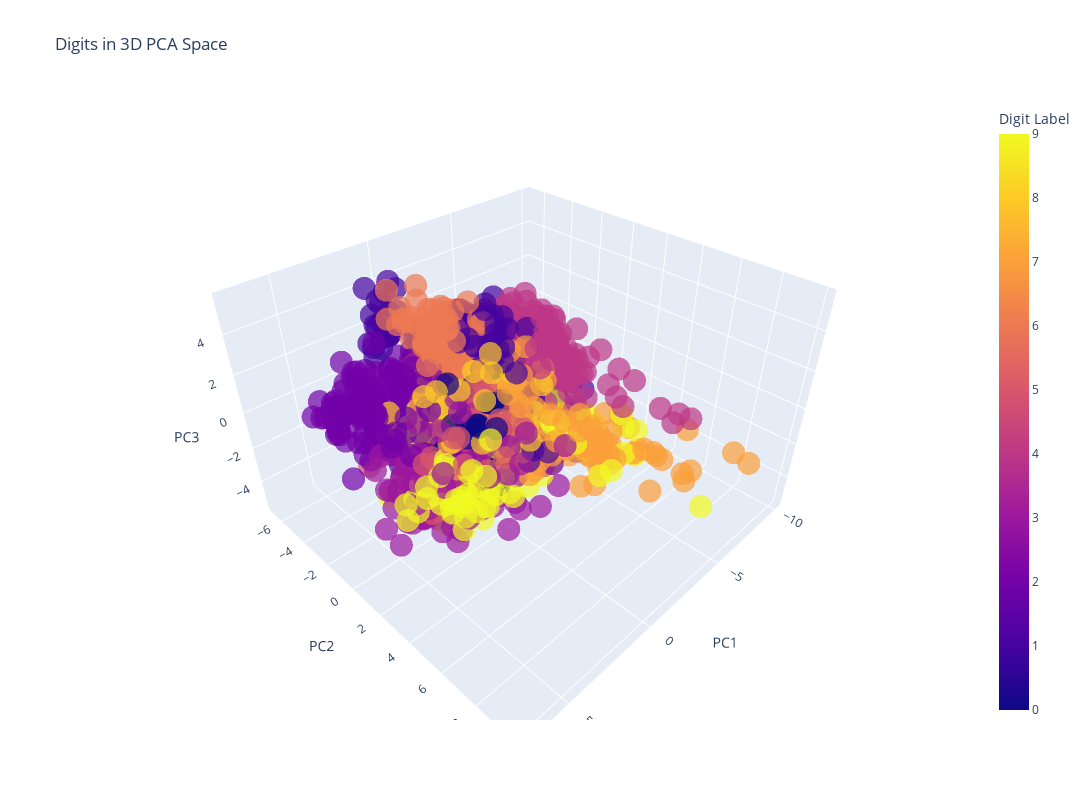

Notebook code for this chart:
### Markdown cell above
### Interactive 3D PCA Plot with Plotly

The plot below displays the digit images projected into the space of the first three principal components. Each point represents an image, and points are colored according to their original digit label. This interactive visualization allows you to rotate, zoom, and hover to explore the separation and clustering of different digit classes in three dimensions.

### Code cell
fig = px.scatter_3d(
    df_3pca,
    x='PC1', y='PC2', z='PC3',
    color='number_label',
    title='Digits in 3D PCA Space',
    labels={'number_label': 'Digit Label'},
    opacity=0.7,
    width=1200,    
    height=800    
)
fig.show()

### Figure 1 — Plotly figure (JSON) as saved in the notebook; plotly's stock layout.template omitted (floating-point values rounded to 4 significant figures; data arrays with more than 128 entries replaced by an {"elided": "..."} marker saying what was removed)
{"data": [{"hovertemplate": "PC1=%{x}<br>PC2=%{y}<br>PC3=%{z}<br>Digit Label=%{marker.color}<extra></extra>", "legendgroup": "", "marker": {"color": {"elided": "1797 int values"}, "coloraxis": "coloraxis", "opacity": 0.7, "symbol": "circle"}, "mode": "markers", "name": "", "scene": "scene", "showlegend": false, "type": "scatter3d", "x": {"elided": "1797 float values"}, "y": {"elided": "1797 float values"}, "z": {"elided": "1797 float values"}}], "layout": {"coloraxis": {"colorbar": {"title": {"text": "Digit Label"}}, "colorscale": [[0, "#0d0887"], [0.1111, "#46039f"], [0.2222, "#7201a8"], [0.3333, "#9c179e"], [0.4444, "#bd3786"], [0.5556, "#d8576b"], [0.6667, "#ed7953"], [0.7778, "#fb9f3a"], [0.8889, "#fdca26"], [1, "#f0f921"]]}, "height": 800, "legend": {"tracegroupgap": 0}, "scene": {"domain": {"x": [0, 1], "y": [0, 1]}, "xaxis": {"title": {"text": "PC1"}}, "yaxis": {"title": {"text": "PC2"}}, "zaxis": {"title": {"text": "PC3"}}}, "title": {"text": "Digits in 3D PCA Space"}, "width": 1200}}
